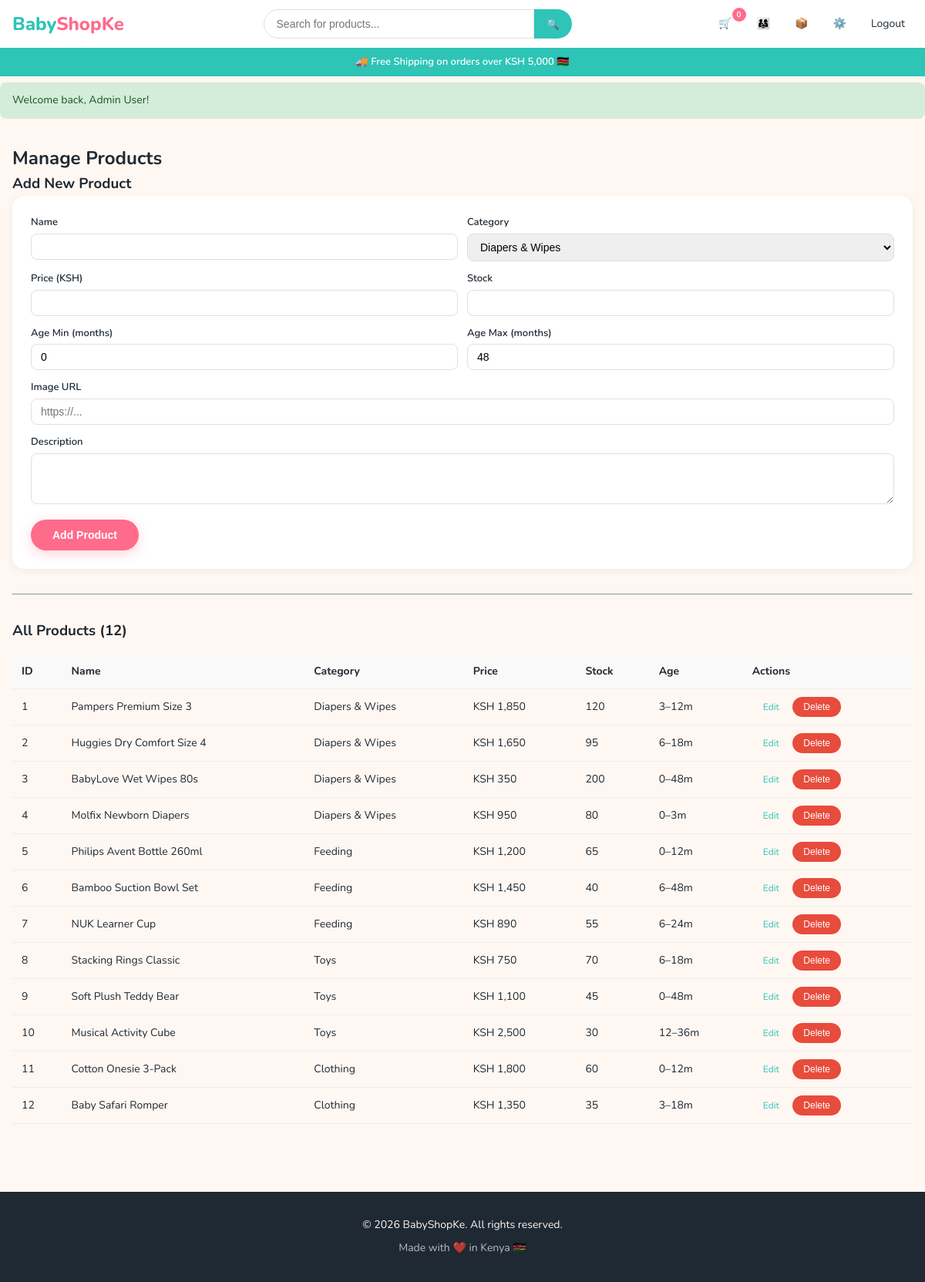
/admin/products.php (signed in), run on the app's committed database.
### tables this page shows
CREATE TABLE products (
    id INT UNSIGNED AUTO_INCREMENT PRIMARY KEY,
    name VARCHAR(200) NOT NULL,
    description TEXT,
    price DECIMAL(10,2) NOT NULL,
    image_url VARCHAR(500) DEFAULT 'https://placehold.co/300x300/FFF7F2/1F2933?text=Product',
    category VARCHAR(50) NOT NULL,
    stock INT UNSIGNED NOT NULL DEFAULT 0,
    age_min_months INT UNSIGNED NOT NULL DEFAULT 0,
    age_max_months INT UNSIGNED NOT NULL DEFAULT 48,
    created_at TIMESTAMP DEFAULT CURRENT_TIMESTAMP,
    updated_at TIMESTAMP DEFAULT CURRENT_TIMESTAMP ON UPDATE CURRENT_TIMESTAMP,
    INDEX idx_age_range (age_min_months, age_max_months),
    INDEX idx_category (category)
);

### models/Product.php (called while the page is built, shortened)
<?php
class Product {
    public static function getAll(?string $category = null, ?string $search = null): array {
        $db = getDB();
        $sql = 'SELECT * FROM products WHERE 1=1';
        $params = [];
        $sql .= ' ORDER BY created_at DESC';
        $stmt = $db->prepare($sql);
        $stmt->execute($params);
        return $stmt->fetchAll();
    }
}

### config/config.php (called while the page is built, shortened)
<?php
function e(string $str): string {
    return htmlspecialchars($str, ENT_QUOTES, 'UTF-8');
}

### public/admin/products.php (the view, shortened to what this page needs)
<?php
require_once __DIR__ . '/../../config/config.php';
require_once __DIR__ . '/../../models/Product.php';
$products = Product::getAll();
include __DIR__ . '/../../includes/header.php';
?>
<section class="container" style="padding:24px 16px;">
    <h2>Manage Products</h2>
    <h3>Add New Product</h3>
    <form method="POST" class="admin-form">
        <div class="form-grid">
            <div><label>Name</label><input type="text" name="name" required></div>
            <div><label>Category</label>
                <select name="category" required>
                    <option value="Diapers & Wipes">Diapers & Wipes</option>
                </select>
            </div>
            <div><label>Price (KSH)</label><input type="number" name="price" step="0.01" required></div>
            <div><label>Stock</label><input type="number" name="stock" required></div>
            <div><label>Age Min (months)</label><input type="number" name="age_min_months" value="0"></div>
            <div><label>Age Max (months)</label><input type="number" name="age_max_months" value="48"></div>
            <div style="grid-column:1/-1;"><label>Image URL</label><input type="url" name="image_url" placeholder="https://..."></div>
            <div style="grid-column:1/-1;"><label>Description</label><textarea name="description" rows="3"></textarea></div>
        </div>
        <button type="submit" class="btn btn-accent" style="margin-top:12px;">Add Product</button>
    </form>
    <hr style="margin:32px 0;">
    <h3>All Products (<?= count($products) ?>)</h3>
    <table class="cart-table">
        <thead><tr><th>ID</th><th>Name</th><th>Category</th><th>Price</th><th>Stock</th><th>Age</th><th>Actions</th></tr></thead>
        <tbody>
        <?php foreach ($products as $p): ?>
            <tr>
                <td><?= $p['id'] ?></td>
                <td><?= e($p['name']) ?></td>
                <td><?= e($p['category']) ?></td>
                <td>KSH <?= number_format($p['price'], 0) ?></td>
                <td><?= $p['stock'] ?></td>
                <td><?= $p['age_min_months'] ?>–<?= $p['age_max_months'] ?>m</td>
                <td>
                    <a href="product_edit.php?id=<?= $p['id'] ?>" class="btn-sm">Edit</a>
                    <form method="POST" style="display:inline;" onsubmit="return confirm('Delete this product?')">
                        <button type="submit" class="btn-sm btn-danger">Delete</button>
                    </form>
                </td>
            </tr>
        <?php endforeach; ?>
        </tbody>
    </table>
</section>
<?php include __DIR__ . '/../../includes/footer.php'; ?>

### assets/styles.css (style rules this page uses)
* { margin: 0; padding: 0; box-sizing: border-box; }
body { font-family: 'Nunito', sans-serif; background: #FFF7F2; color: #1F2933; line-height: 1.6; }
a { color: #2EC4B6; text-decoration: none; }
.container { max-width: 1200px; margin: 0 auto; padding: 0 16px; }
.btn { display: inline-block; padding: 12px 28px; border-radius: 24px; font-weight: 700; font-size: 14px; border: none; cursor: pointer; text-decoration: none !important; transition: all 0.2s; }
.btn-accent { background: #FF6B8A; color: #fff; box-shadow: 0 4px 16px rgba(255,107,138,0.3); }
.btn-sm { padding: 6px 14px; font-size: 12px; border-radius: 16px; }
.btn-danger { background: #e74c3c; color: #fff; border: none; }
.cart-table { width: 100%; border-collapse: collapse; margin: 16px 0; }
.cart-table th, .cart-table td { padding: 10px 12px; text-align: left; border-bottom: 1px solid #eee; font-size: 14px; }
.cart-table th { font-weight: 700; background: #f9f9f9; }
.admin-form { background: #fff; padding: 24px; border-radius: 16px; box-shadow: 0 2px 12px rgba(0,0,0,0.06); }
.form-grid { display: grid; grid-template-columns: 1fr 1fr; gap: 12px; }
.form-grid label { display: block; font-weight: 600; font-size: 13px; margin-bottom: 4px; }
.form-grid input, .form-grid select, .form-grid textarea { width: 100%; padding: 8px 12px; border: 1px solid #e0e0e0; border-radius: 8px; font-size: 14px; }

### data on the page
products: id "1", name "Pampers Premium Size 3", category "Diapers & Wipes", price "1,850", stock "120", age_min_months "3", age_max_months "12"
products: id "2", name "Huggies Dry Comfort Size 4", category "Diapers & Wipes", price "1,650", stock "95", age_min_months "6", age_max_months "18"
products: id "3", name "BabyLove Wet Wipes 80s", category "Diapers & Wipes", price "350", stock "200", age_min_months "0", age_max_months "48"
products: id "4", name "Molfix Newborn Diapers", category "Diapers & Wipes", price "950", stock "80", age_min_months "0", age_max_months "3"
products: id "5", name "Philips Avent Bottle 260ml", category "Feeding", price "1,200", stock "65", age_min_months "0", age_max_months "12"
products: id "6", name "Bamboo Suction Bowl Set", category "Feeding", price "1,450", stock "40", age_min_months "6", age_max_months "48"
products: id "7", name "NUK Learner Cup", category "Feeding", price "890", stock "55", age_min_months "6", age_max_months "24"
products: id "8", name "Stacking Rings Classic", category "Toys", price "750", stock "70", age_min_months "6", age_max_months "18"
products: id "9", name "Soft Plush Teddy Bear", category "Toys", price "1,100", stock "45", age_min_months "0", age_max_months "48"
products: id "10", name "Musical Activity Cube", category "Toys", price "2,500", stock "30", age_min_months "12", age_max_months "36"
products: id "11", name "Cotton Onesie 3-Pack", category "Clothing", price "1,800", stock "60", age_min_months "0", age_max_months "12"
products: id "12", name "Baby Safari Romper", category "Clothing", price "1,350", stock "35", age_min_months "3", age_max_months "18"

### other printed values
cartCount() "0"
$f['message'] "Welcome back, Admin User!"
count($products) "12"
